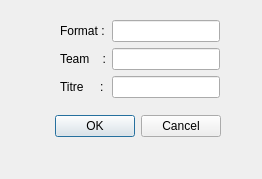
<?xml version="1.0" encoding="UTF-8"?>
<ui version="4.0">
 <class>addDialog</class>
 <widget class="QDialog" name="addDialog">
  <property name="geometry">
   <rect>
    <x>0</x>
    <y>0</y>
    <width>262</width>
    <height>179</height>
   </rect>
  </property>
  <property name="windowTitle">
   <string>Dialog</string>
  </property>
  <widget class="QDialogButtonBox" name="buttonBox">
   <property name="geometry">
    <rect>
     <x>-120</x>
     <y>110</y>
     <width>341</width>
     <height>32</height>
    </rect>
   </property>
   <property name="orientation">
    <enum>Qt::Horizontal</enum>
   </property>
   <property name="standardButtons">
    <set>QDialogButtonBox::Cancel|QDialogButtonBox::Ok</set>
   </property>
  </widget>
  <widget class="QWidget" name="formLayoutWidget">
   <property name="geometry">
    <rect>
     <x>60</x>
     <y>20</y>
     <width>160</width>
     <height>81</height>
    </rect>
   </property>
   <layout class="QFormLayout" name="formLayout">
    <item row="0" column="0">
     <widget class="QLabel" name="label">
      <property name="text">
       <string>Format :</string>
      </property>
     </widget>
    </item>
    <item row="1" column="0">
     <widget class="QLabel" name="label_2">
      <property name="text">
       <string>Team    :</string>
      </property>
     </widget>
    </item>
    <item row="2" column="0">
     <widget class="QLabel" name="label_3">
      <property name="text">
       <string>Titre     :</string>
      </property>
     </widget>
    </item>
    <item row="0" column="1">
     <widget class="QLineEdit" name="lineFormat"/>
    </item>
    <item row="1" column="1">
     <widget class="QLineEdit" name="lineTeam"/>
    </item>
    <item row="2" column="1">
     <widget class="QLineEdit" name="lineTitle"/>
    </item>
   </layout>
  </widget>
 </widget>
 <resources/>
 <connections>
  <connection>
   <sender>buttonBox</sender>
   <signal>accepted()</signal>
   <receiver>addDialog</receiver>
   <slot>accept()</slot>
   <hints>
    <hint type="sourcelabel">
     <x>248</x>
     <y>254</y>
    </hint>
    <hint type="destinationlabel">
     <x>157</x>
     <y>274</y>
    </hint>
   </hints>
  </connection>
  <connection>
   <sender>buttonBox</sender>
   <signal>rejected()</signal>
   <receiver>addDialog</receiver>
   <slot>reject()</slot>
   <hints>
    <hint type="sourcelabel">
     <x>316</x>
     <y>260</y>
    </hint>
    <hint type="destinationlabel">
     <x>286</x>
     <y>274</y>
    </hint>
   </hints>
  </connection>
 </connections>
</ui>
